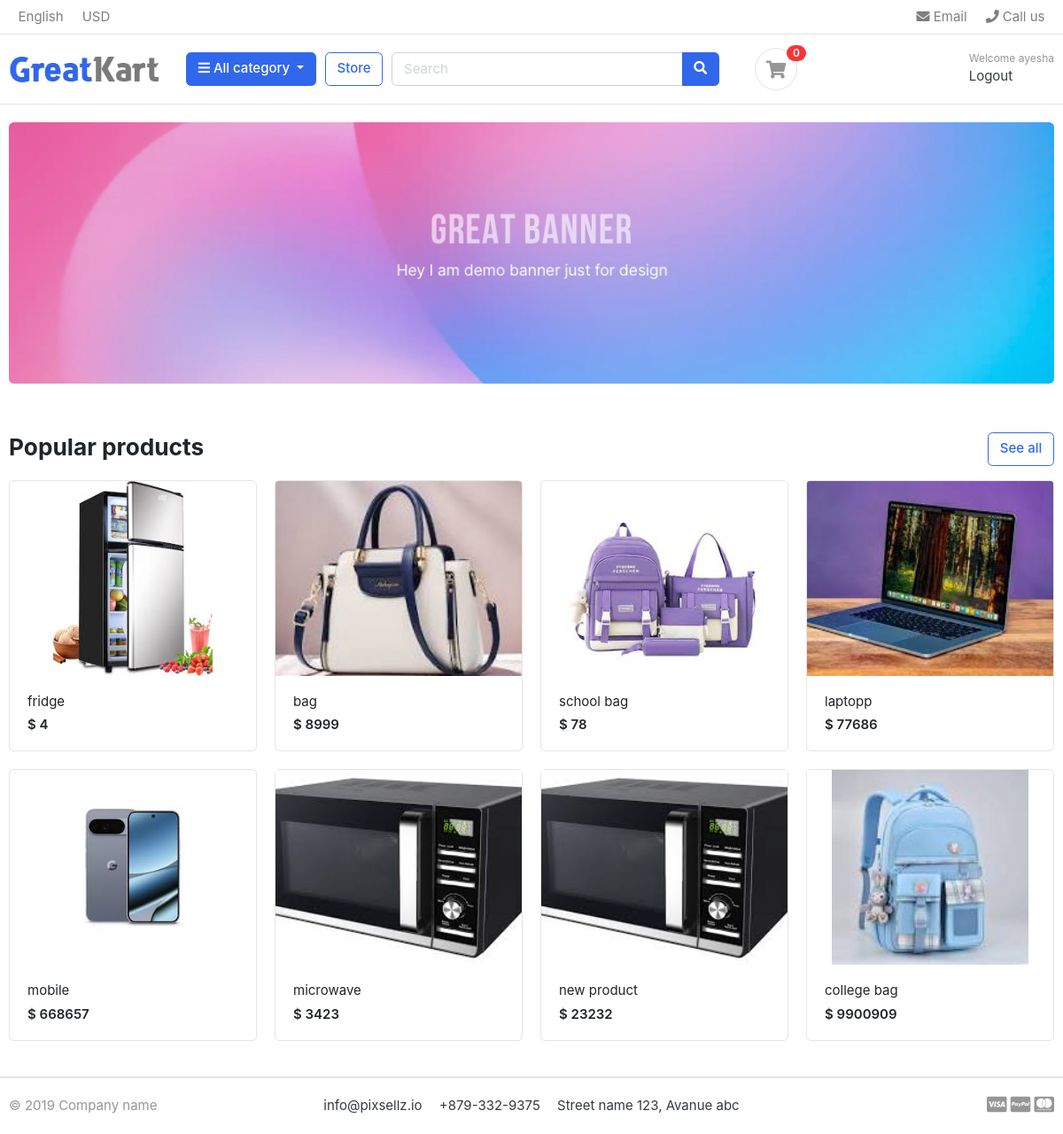
Screenshot of / (signed in) with the database file from the repository.
### accounts/models.py (models this page shows, shortened)
class Account(AbstractBaseUser):
    first_name= models.CharField(max_length=50)
    last_name= models.CharField(max_length=50)
    username=models.CharField(max_length=50,unique=True)
    email=models.EmailField(max_length=100,unique=True)
    phone_number=models.CharField(max_length=50)
    date_joined=models.DateTimeField(auto_now_add=True)
    last_login=models.DateTimeField(auto_now_add=True)
    is_admin=models.BooleanField(default=False)
    is_staff=models.BooleanField(default=False)
    is_active=models.BooleanField(default=False)
    is_superadmin=models.BooleanField(default=False)
    USERNAME_FIELD='email'         #Email will be used to log in (not username).
    REQUIRED_FIELDS=['username','first_name','last_name']    #Extra required info when creating superuser
    objects=MyAccountManager()           #Tells Django to use your create_user and create_superuser functions.

### store/models.py (models this page shows, shortened)
class Product(models.Model):
    product_name=models.CharField(max_length=200,unique=True)
    slug=models.SlugField(max_length=255,unique=True)
    description=models.TextField(max_length=500,blank=True)
    price=models.IntegerField()
    image=models.ImageField(upload_to='products')
    stock=models.IntegerField()
    is_available=models.BooleanField(default=True)
    category=models.ForeignKey(Category,on_delete=models.CASCADE)
    created_date=models.DateTimeField(auto_now_add=True)
    modified_date=models.DateTimeField(auto_now_add=True)
    def get_url(self):
        return reverse('product_detail',args=[self.category.slug,self.slug]) # self.slug means that product slug

### greatkart/views.py (the view)
# urls.py: 2. Add a URL to urlpatterns:  path('', views.home, name='home')
def home(request):
    products=Product.objects.all().filter(is_available=True) # only filter that produt that is the available
    context={
        'products':products
    }
    return render(request,'home.html',context)

### carts/context_processor.py (called while the page is built)
def counter(request):
    cart_count=0
    if 'admin' in request.path:
        return{}
    else:
        try:
            cart=Cart.objects.filter(cart_id=_cart_id(request))
            cart_items=CartItem.objects.all().filter(cart=cart[:1])
            for cart_item in cart_items:
                cart_count+=cart_item.quantity
        except Cart.DoesNotExist:
            cart_count=0
    return dict(cart_count=cart_count)

### carts/views.py (called while the page is built)
def _cart_id(request):  # _private function
    cart = request.session.session_key
    if not cart:
        cart = request.session.create()
    return cart

### category/context_processor.py (called while the page is built)
def menu_links(request):
    links=Category.objects.all()
    return dict(links=links)

### category/models.py (called while the page is built)
    def get_url(self):
        return reverse('products_by_category',args=[self.slug])

### store/templates/home.html
{% extends 'base.html'%}
{% load static %}
{% block content %}
<section class="section-intro padding-y-sm">
<div class="container">
<div class="intro-banner-wrap">
	<img src="{% static 'images/banners/1.jpg'%}" class="img-fluid rounded">
</div>
</div>
</section>
<section class="section-name padding-y-sm">
<div class="container">
<header class="section-heading">
	<a href="{% url 'store' %}" class="btn btn-outline-primary float-right">See all</a>
	<h3 class="section-title">Popular products</h3>
</header>
<div class="row">
	{% for product in products %}
	<div class="col-md-3">
		<div class="card card-product-grid">
			<a href="{{product.get_url}}" class="img-wrap"> <img src="{{ product.image.url }}"> </a>
			<figcaption class="info-wrap">
				<a href="{{product.get_url}}" class="title">{{ product.product_name }}</a>
				<div class="price mt-1">$ {{ product.price }}</div>
			</figcaption>
		</div>
	</div>
	{% endfor %}
</div>
</div>
</section>
</body>
</html>
{% endblock %}

### store/templates/includes/navbar.html (shortened to what this page needs)
{% load static %}
<header class="section-header">
<nav class="navbar p-md-0 navbar-expand-sm navbar-light border-bottom">
<div class="container">
  <div class="collapse navbar-collapse" id="navbarTop4">
    <ul class="navbar-nav mr-auto">
    	<li class="nav-item dropdown">
		 	<a href="#" class="nav-link">   English </a>
		</li>
		<li class="nav-item dropdown">
			<a href="#" class="nav-link"> USD </a>
		</li>
    </ul>
    <ul class="navbar-nav">
		<li><a href="#" class="nav-link"> <i class="fa fa-envelope"></i> Email </a></li>
		<li><a href="#" class="nav-link"> <i class="fa fa-phone"></i> Call us </a></li>
	</ul>
  </div>
</div>
</nav>
<section class="header-main border-bottom">
	<div class="container">
<div class="row align-items-center">
	<div class="col-lg-2 col-md-3 col-6">
		<a href="{%url 'home'%}" class="brand-wrap">
			<img class="logo" src="{%static './images/logo.png'%}">
		</a>
	</div>
	<div class="col-lg col-sm col-md col-6 flex-grow-0">
		<div class="category-wrap dropdown d-inline-block float-right">
			<button type="button" class="btn btn-primary dropdown-toggle" data-toggle="dropdown">
				<i class="fa fa-bars"></i> All category
			</button>
		</div>
	</div>
	<a href="{% url 'store'%}" class="btn btn-outline-primary">Store</a>
	<div class="col-lg  col-md-6 col-sm-12 col">
		<form action="{% url 'search' %}" class="search" method="GET">
			<div class="input-group w-100">
			    <input type="text" class="form-control" style="width:60%;" placeholder="Search" name="keyword">
			    <div class="input-group-append">
			      <button class="btn btn-primary" type="submit">
			        <i class="fa fa-search"></i>
			      </button>
			    </div>
		    </div>
		</form>
	</div>
	<div class="col-lg-3 col-sm-6 col-8 order-2 order-lg-3">
    <div class="d-flex justify-content-end mb-3 mb-lg-0">
        {% if user.is_authenticated %}
        <div class="widget-header">
            <small class="title text-muted">Welcome {{ user.first_name }}</small>
            <div>
                <a href="{% url 'logout' %}">Logout</a>
            </div>
        </div>
        {% endif %}
    </div>
</div>
<a href="{% url 'cart'%}" class="widget-header pl-3 ml-3">
    <div class="icon icon-sm rounded-circle border"><i class="fa fa-shopping-cart"></i></div>
		<span class="badge badge-pill badge-danger notify">{{cart_count}}</span>
		</a>
		</div>
		</div>
</section>
</header>

### store/static/css/ui.css (style rules this page uses)
html { font-family: "Inter", sans-serif; font-size: 15px; }
.img-wrap { text-align: center; display: block; }
.img-wrap img { max-width: 100%; }
.icon-xs, .icon-sm, .icon-md, .icon-lg { display: inline-block; text-align: center; flex-shrink: 0; flex-grow: 0; }
.icon-sm { width: 48px; height: 48px; line-height: 48px !important; font-size: 20px; }
.padding-y-sm { padding-top: 20px; padding-bottom: 20px; }
.section-heading { margin-bottom: 20px; margin-top: 15px; }
.section-title { color: #212529; }
.header-main { position: relative; padding-top: 1rem; padding-bottom: 1rem; }
.brand-wrap .logo, .navbar-brand .logo { margin-right: 7px; max-height: 42px; display: inline-block; }
.widget-header { display: inline-block; vertical-align: middle; position: relative; }
.widget-header a { color: #343a40; }
.widget-header i { color: #969696; }
.widget-header .title { display: block; }
.widget-header .notify { position: absolute; top: -3px; right: -10px; }
[class*=card-product] a.title { color: #212529; display: block; }
[class*=card-product] .img-wrap { overflow: hidden; position: relative; }
[class*=card-product] .img-wrap img { height: 100%; max-width: 100%; width: auto; display: inline-block; -o-object-fit: cover; object-fit: cover; }
.card-product-grid { margin-bottom: 20px; }
.card-product-grid .img-wrap { border-radius: 0.2rem 0.2rem 0 0; height: 220px; }
.card-product-grid .info-wrap { overflow: hidden; padding: 18px 20px; }
.card .img-wrap { overflow: hidden; }
.notify { position: absolute; top: -4px; right: -10px; display: inline-block; padding: 0.25em 0.6em; font-size: 12px; line-height: 1; text-align: center; border-radius: 3rem; color: #fff; background-color: #fa3434; }
.price { font-weight: 600; color: #212529; }

### rows the page displays
Account: first_name "ayesha"
Product: image (picture), product_name "fridge", price "4"
Product: image (picture), product_name "bag", price "8999"
Product: image (picture), product_name "school bag", price "78"
Product: image (picture), product_name "laptopp", price "77686"
Product: image (picture), product_name "mobile", price "668657"
Product: image (picture), product_name "microwave", price "3423"
Product: image (picture), product_name "new product", price "23232"
Product: image (picture), product_name "college bag", price "9900909"

### other values shown
{{ cart_count }} "0"
